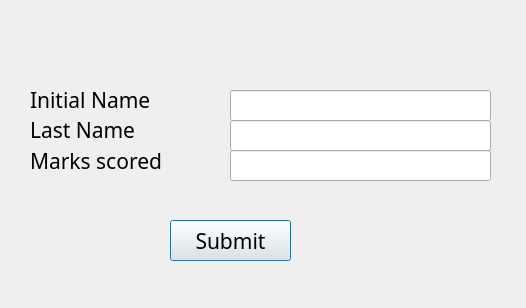
<?xml version="1.0" encoding="UTF-8"?>
<ui version="4.0">
 <class>Result</class>
 <widget class="QDialog" name="Result">
  <property name="geometry">
   <rect>
    <x>0</x>
    <y>0</y>
    <width>526</width>
    <height>308</height>
   </rect>
  </property>
  <property name="windowTitle">
   <string>Save Result</string>
  </property>
  <widget class="QPushButton" name="pushButton">
   <property name="geometry">
    <rect>
     <x>170</x>
     <y>220</y>
     <width>121</width>
     <height>41</height>
    </rect>
   </property>
   <property name="font">
    <font>
     <family>Bahnschrift</family>
     <pointsize>16</pointsize>
     <weight>50</weight>
     <bold>false</bold>
     <underline>false</underline>
    </font>
   </property>
   <property name="text">
    <string>Submit</string>
   </property>
  </widget>
  <widget class="QLabel" name="label">
   <property name="geometry">
    <rect>
     <x>30</x>
     <y>150</y>
     <width>141</width>
     <height>21</height>
    </rect>
   </property>
   <property name="font">
    <font>
     <family>Bahnschrift</family>
     <pointsize>16</pointsize>
     <weight>50</weight>
     <bold>false</bold>
     <underline>false</underline>
    </font>
   </property>
   <property name="text">
    <string>Marks scored</string>
   </property>
  </widget>
  <widget class="QLabel" name="label_2">
   <property name="geometry">
    <rect>
     <x>30</x>
     <y>90</y>
     <width>151</width>
     <height>20</height>
    </rect>
   </property>
   <property name="font">
    <font>
     <family>Bahnschrift</family>
     <pointsize>16</pointsize>
     <weight>50</weight>
     <bold>false</bold>
     <underline>true</underline>
    </font>
   </property>
   <property name="text">
    <string>Initial Name</string>
   </property>
  </widget>
  <widget class="QLabel" name="label_3">
   <property name="geometry">
    <rect>
     <x>30</x>
     <y>120</y>
     <width>131</width>
     <height>20</height>
    </rect>
   </property>
   <property name="font">
    <font>
     <family>Bahnschrift</family>
     <pointsize>16</pointsize>
     <weight>50</weight>
     <bold>false</bold>
     <underline>true</underline>
    </font>
   </property>
   <property name="text">
    <string>Last Name</string>
   </property>
  </widget>
  <widget class="QLineEdit" name="lineEdit">
   <property name="geometry">
    <rect>
     <x>230</x>
     <y>90</y>
     <width>261</width>
     <height>31</height>
    </rect>
   </property>
   <property name="font">
    <font>
     <family>Bahnschrift</family>
     <pointsize>16</pointsize>
     <weight>50</weight>
     <bold>false</bold>
     <underline>false</underline>
    </font>
   </property>
  </widget>
  <widget class="QLineEdit" name="lineEdit_2">
   <property name="geometry">
    <rect>
     <x>230</x>
     <y>120</y>
     <width>261</width>
     <height>31</height>
    </rect>
   </property>
   <property name="font">
    <font>
     <family>Bahnschrift</family>
     <pointsize>16</pointsize>
     <weight>50</weight>
     <bold>false</bold>
     <underline>false</underline>
    </font>
   </property>
  </widget>
  <widget class="QLineEdit" name="lineEdit_3">
   <property name="geometry">
    <rect>
     <x>230</x>
     <y>150</y>
     <width>261</width>
     <height>31</height>
    </rect>
   </property>
   <property name="font">
    <font>
     <family>Bahnschrift</family>
     <pointsize>16</pointsize>
     <weight>50</weight>
     <bold>false</bold>
     <underline>false</underline>
    </font>
   </property>
  </widget>
 </widget>
 <resources/>
 <connections/>
</ui>
